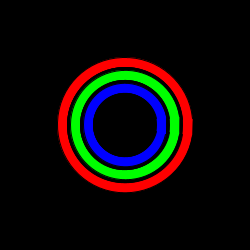
Frame 1 (no input)
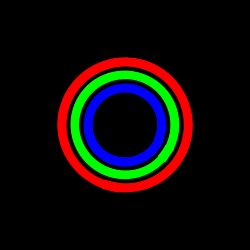
Frame 60 (the mouse pressed at the canvas centre just before this capture)
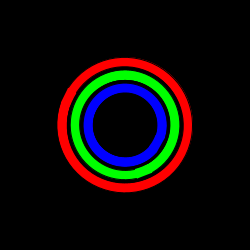
Frame 120 (the mouse held since frame 60 and released just before this capture)

The Processing sketch that drew these frames (run headless with seeded random() and noise(); from frame 60 on, the mouse is pressed at the canvas centre):

// Processing sketch: processing_153683
// ── processing_153683.pde

float pos = 0;
int backgroundColor = 0;

void setup() {  
  size(250, 250);
}

void draw() {
    background(backgroundColor);
    pos += 0.03;
    drawing(pos);
}

void drawing(float pos) {
    fill(255,0,0);
    drawRing(125, 125, 126, 10, pos);
    fill(0,255,0);
    drawRing(125, 125, 100, 10, pos/3);
    fill(0,0,255);
    drawRing(125, 125, 74, 10, pos/7);
}

void drawRing(float cx, float cy, float d, float w, float angle) {
    float openingRad = 1.6*w/d;
    float startAngle = angle + openingRad;
    float stopAngle =  angle + 2*PI - openingRad;

    ellipse(cx + d/2*cos(startAngle), cy + d/2*sin(startAngle), w, w);
    ellipse(cx + d/2*cos(stopAngle),  cy + d/2*sin(stopAngle),  w, w);
    arc(cx, cy, d + w, d + w, startAngle, stopAngle,OPEN);
    fill(backgroundColor);
    noStroke();     
    ellipse(cx, cy, d - w, d - w);
    stroke(0); 
    arc(cx, cy, d - w, d - w, startAngle, stopAngle,OPEN);
}
